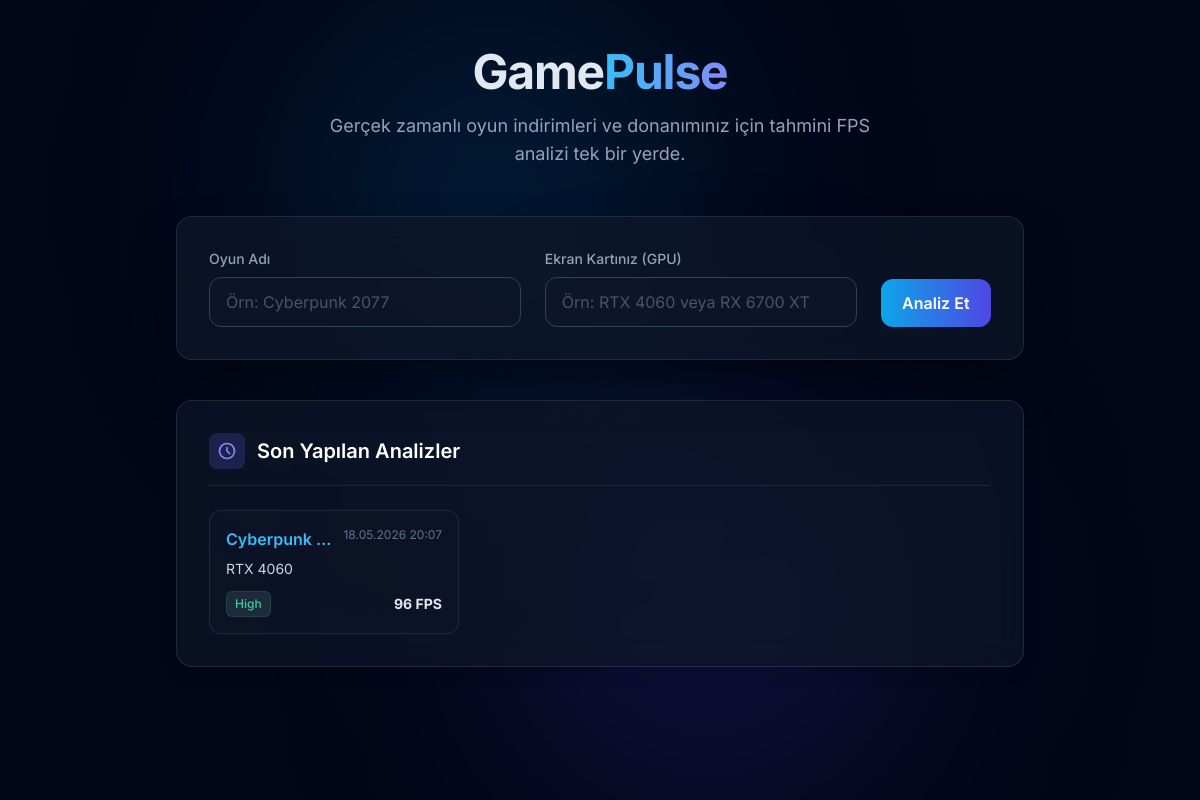
The app's page /, older data.
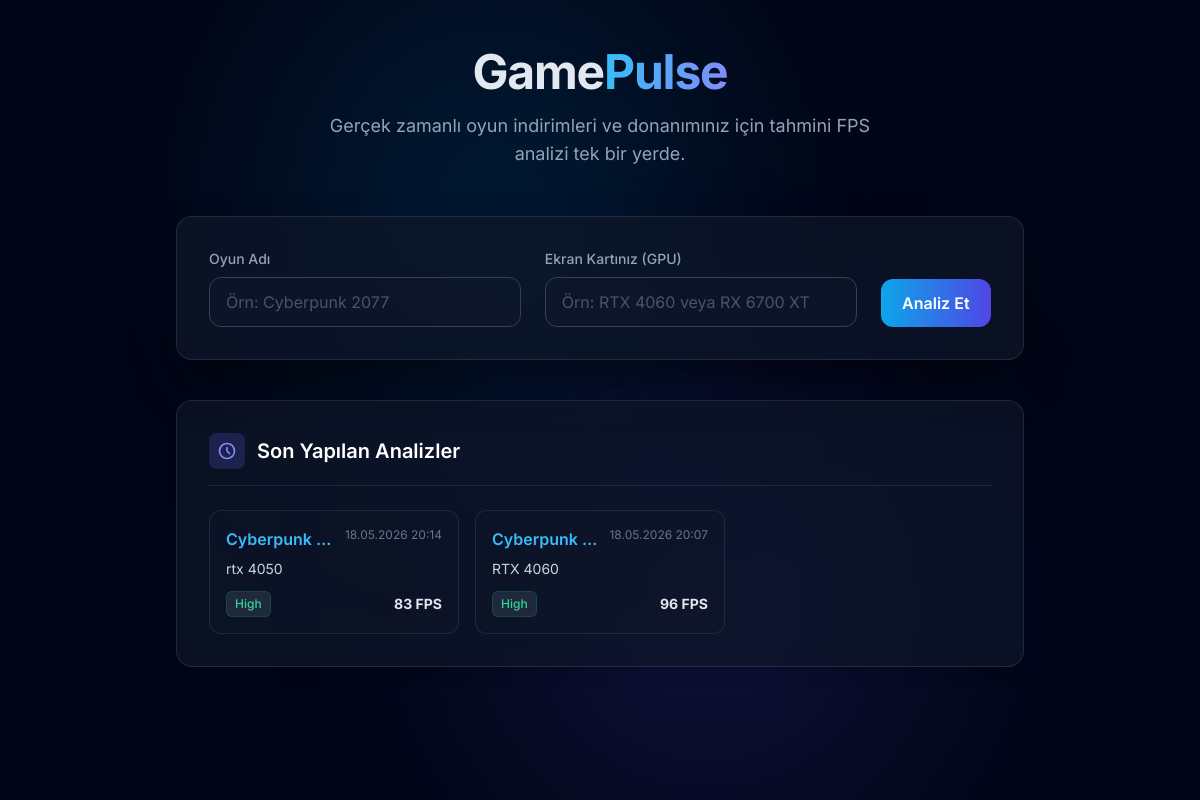
The same page, newer data.
### app/models.py (models this page shows, shortened)
class SearchHistory(Base):
    __tablename__ = "search_history"
    id = Column(Integer, primary_key=True, index=True)
    game_name = Column(String(150), nullable=False, index=True)
    gpu_model = Column(String(100), nullable=False, index=True)
    estimated_performance = Column(String(50), nullable=False)
    estimated_fps = Column(Integer, nullable=False)
    created_at = Column(
        DateTime(timezone=True),
        server_default=func.now(),
        nullable=False
    )

### app/main.py (the view)
@app.get("/", response_class=HTMLResponse, tags=["UI"])
async def serve_ui(request: Request, db: Session = Depends(get_db)):
    history_records = db.query(SearchHistory).order_by(SearchHistory.created_at.desc()).limit(5).all()
    formatted_history = []
    for record in history_records:
        formatted_date = record.created_at.strftime("%d.%m.%Y %H:%M") if record.created_at else "Bilinmiyor"
        formatted_history.append({
            "game_name": record.game_name,
            "gpu_model": record.gpu_model,
            "estimated_performance": record.estimated_performance,
            "estimated_fps": record.estimated_fps,
            "created_at_formatted": formatted_date
        })
    return templates.TemplateResponse("index.html", {
        "request": request,
        "history_list": formatted_history
    })

### app/templates/index.html (shortened to what the changed rows need)
<!DOCTYPE html>
<html lang="tr">
<head>
    <script src="https://cdn.tailwindcss.com"></script>
    <link rel="stylesheet" href="/static/style.css">
</head>
<body class="bg-slate-950 text-slate-200 min-h-screen relative overflow-x-hidden selection:bg-sky-500/30">
    <div class="max-w-4xl mx-auto px-6 py-12">
        <header class="text-center mb-12 fade-in">
            <h1 class="text-5xl font-bold mb-4 tracking-tight">Game<span class="gradient-text">Pulse</span></h1>
        </header>
        {% if history_list %}
        <div class="glass-panel rounded-2xl p-6 md:p-8 mb-10 shadow-lg fade-in" style="animation-delay: 0.2s;">
            <div class="grid grid-cols-1 sm:grid-cols-2 lg:grid-cols-3 gap-4">
                {% for history in history_list %}
                <div class="bg-slate-900/40 border border-slate-700/50 rounded-xl p-4 hover:bg-slate-800/50 transition-colors group">
                    <div class="flex justify-between items-start mb-2">
                        <p class="font-semibold text-sky-400 truncate pr-2 group-hover:text-sky-300 transition-colors" title="{{ history.game_name }}">{{ history.game_name }}</p>
                        <span class="text-xs text-slate-500 whitespace-nowrap">{{ history.created_at_formatted }}</span>
                    </div>
                    <div class="flex items-center gap-2 mb-3">
                        <span class="text-sm text-slate-300 truncate" title="{{ history.gpu_model }}">{{ history.gpu_model }}</span>
                    </div>
                    <div class="flex items-center justify-between mt-auto">
                        <span class="text-xs font-medium px-2 py-1 bg-slate-800 rounded-md
                            {% if history.estimated_performance == 'Ultra' %}text-fuchsia-400 border border-fuchsia-500/20
                            {% elif history.estimated_performance == 'High' %}text-emerald-400 border border-emerald-500/20
                            {% elif history.estimated_performance == 'Medium' %}text-amber-400 border border-amber-500/20
                            {% else %}text-red-400 border border-red-500/20{% endif %}">
                            {{ history.estimated_performance }}
                        </span>
                        <span class="text-sm font-bold text-slate-200">{{ history.estimated_fps }} FPS</span>
                    </div>
                </div>
                {% endfor %}
            </div>
        </div>
        {% endif %}
    </div>
</body>
</html>

Row changes from the older to the newer data that the page shows:
added SearchHistory: game_name "Cyberpunk…", created_at_formatted "18.05.2026 20:14", gpu_model "rtx 4050", estimated_performance "High", estimated_fps "83"
